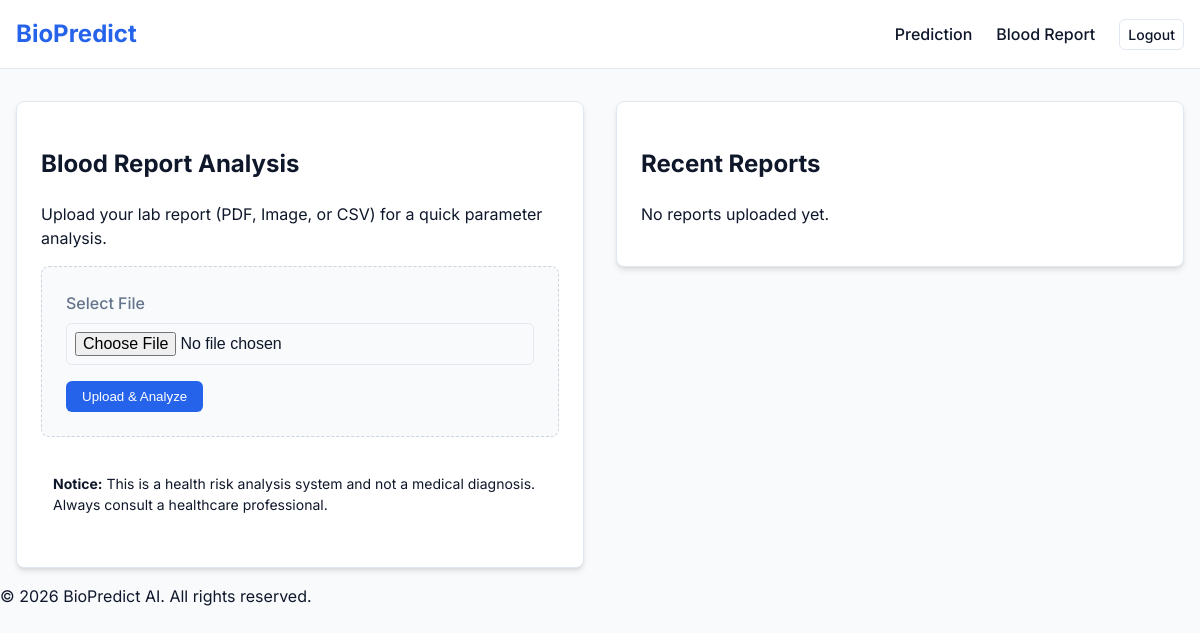
Before: /blood-report (signed in) with the older database file.
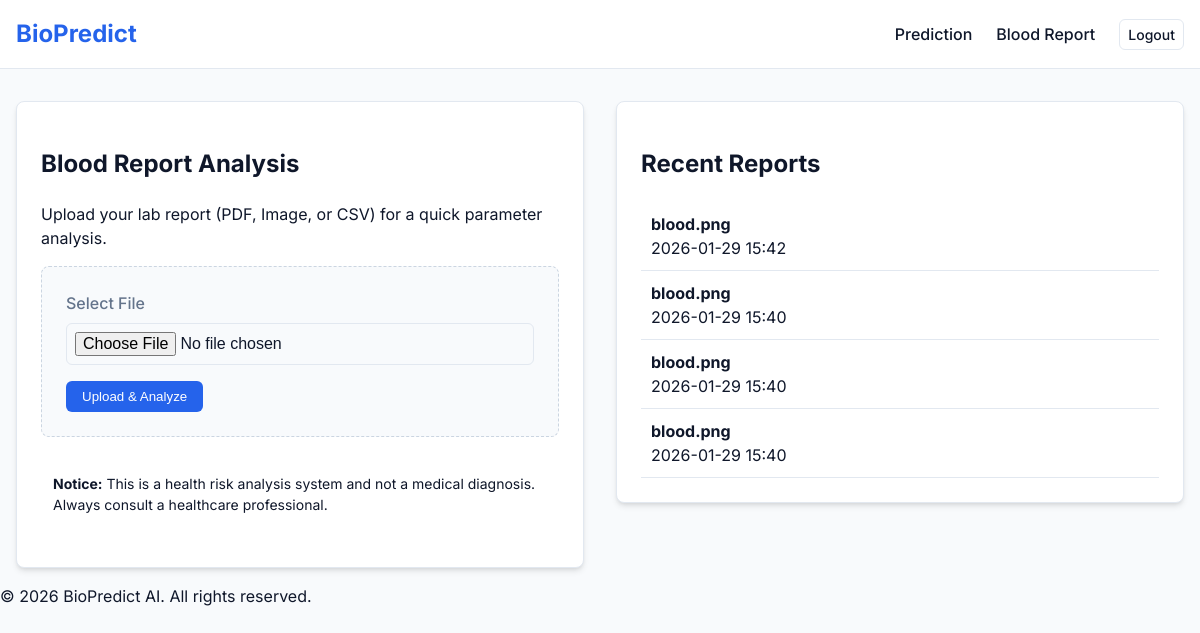
After: the same page with the newer database file.
### app.py (models this page shows, shortened)
class BloodReport(db.Model):
    id = db.Column(db.Integer, primary_key=True)
    user_id = db.Column(db.Integer, db.ForeignKey('user.id'), nullable=False)
    filename = db.Column(db.String(200), nullable=False)
    analysis_json = db.Column(db.Text, nullable=False) # Stores extracted values and risks
    created_at = db.Column(db.DateTime, default=datetime.utcnow)

### app.py (the view, shortened to what this page needs)
@app.route('/blood-report', methods=['GET', 'POST'])
def blood_report():
    if 'user_id' not in session:
        return redirect(url_for('login'))
    analysis = None
    reports = BloodReport.query.filter_by(user_id=session['user_id']).order_by(BloodReport.created_at.desc()).all()
    return render_template('blood_report.html', username=session['username'], analysis=analysis, reports=reports)

### templates/blood_report.html (shortened to what this page needs)
{% extends "base.html" %}
{% block content %}
<div class="dashboard-grid">
    <div class="card">
        <h2>Blood Report Analysis</h2>
        <p class="tertiary-text">Upload your lab report (PDF, Image, or CSV) for a quick parameter analysis.</p>
        <form method="POST" action="/blood-report" enctype="multipart/form-data" class="upload-form">
            <div class="form-group">
                <label for="report">Select File</label>
                <input type="file" id="report" name="report" accept=".pdf,.csv,.png,.jpg,.jpeg" required>
            </div>
            <button type="submit" class="btn btn-primary">Upload & Analyze</button>
        </form>
        <div class="alert info-alert" style="margin-top: 1.5rem;">
            <strong>Notice:</strong> This is a health risk analysis system and not a medical diagnosis. Always consult a healthcare professional.
        </div>
    </div>
    <div class="side-column">
        <div class="card">
            <h2>Recent Reports</h2>
            {% if reports %}
                <div class="report-list">
                    {% for report in reports %}
                    <div class="report-item">
                        <div class="report-meta">
                            <strong>{{ report.filename }}</strong>
                            <span class="tertiary-text">{{ report.created_at.strftime('%Y-%m-%d %H:%M') }}</span>
                        </div>
                    </div>
                    {% endfor %}
                </div>
            {% else %}
                <p class="empty-state">No reports uploaded yet.</p>
            {% endif %}
        </div>
    </div>
</div>
{% endblock %}

### templates/base.html (shortened to what this page needs)
<!DOCTYPE html>
<html lang="en">
<head>
    <link rel="stylesheet" href="{{ url_for('static', filename='css/style.css') }}">
</head>
<body>
    <nav class="navbar">
        <div class="container">
            <a href="/" class="logo">BioPredict</a>
            <div class="nav-links">
                {% if session.get('user_id') %}
                    <a href="/dashboard">Prediction</a>
                    <a href="/blood-report">Blood Report</a>
                    <a href="/logout" class="btn btn-outline btn-sm">Logout</a>
                {% else %}
                    <a href="/login">Login</a>
                    <a href="/register" class="btn btn-primary">Sign Up</a>
                {% endif %}
            </div>
        </div>
    </nav>
    <main class="container">
        {% block content %}{% endblock %}
    </main>
    <footer class="footer">
        <p>&copy; 2026 BioPredict AI. All rights reserved.</p>
    </footer>
</body>
</html>

### static/css/style.css (style rules this page uses)
:root { --primary: #2563eb; --primary-dark: #1d4ed8; --secondary: #64748b; --success: #22c55e; --danger: #ef4444; --background: #f8fafc; --surface: #ffffff; --text: #0f172a; --text-light: #64748b; --border: #e2e8f0; --shadow: 0 4px 6px -1px rgb(0 0 0 / 0.1), 0 2px 4px -2px rgb(0 0 0 / 0.1); }
body { font-family: 'Inter', sans-serif; background-color: var(--background); color: var(--text); margin: 0; line-height: 1.5; }
.container { max-width: 1200px; margin: 0 auto; padding: 0 1rem; }
.navbar { background: var(--surface); border-bottom: 1px solid var(--border); padding: 1rem 0; margin-bottom: 2rem; }
.navbar .container { display: flex; justify-content: space-between; align-items: center; }
.logo { font-weight: 700; font-size: 1.5rem; color: var(--primary); text-decoration: none; }
.nav-links { display: flex; gap: 1.5rem; align-items: center; }
.nav-links a { text-decoration: none; color: var(--text); font-weight: 500; }
.btn { display: inline-block; padding: 0.5rem 1rem; border-radius: 0.375rem; font-weight: 500; text-decoration: none; cursor: pointer; border: none; transition: background-color 0.2s; }
.btn-primary { background-color: var(--primary); color: white; }
.btn-outline { border: 1px solid var(--border); background: transparent; }
.btn-sm { padding: 0.25rem 0.5rem; font-size: 0.875rem; }
.form-group { margin-bottom: 1rem; }
label { display: block; margin-bottom: 0.5rem; font-weight: 500; color: var(--text-light); }
input { width: 100%; padding: 0.5rem; border: 1px solid var(--border); border-radius: 0.375rem; font-size: 1rem; box-sizing: border-box; }
.dashboard-grid { display: grid; grid-template-columns: 1fr 1fr; gap: 2rem; }
.card { background: var(--surface); padding: 1.5rem; border-radius: 0.5rem; box-shadow: var(--shadow); border: 1px solid var(--border); }
.alert { padding: 0.75rem; border-radius: 0.375rem; margin-bottom: 1rem; font-size: 0.875rem; }

### templates/blood_report.html (style rules this page uses)
.upload-form { background: #f8fafc; padding: 1.5rem; border-radius: 8px; border: 1px dashed #cbd5e1; }
.report-item { padding: 10px; border-bottom: 1px solid #e2e8f0; }
.report-meta { display: flex; flex-direction: column; }

Changed rows visible on the page:
added BloodReport: filename "blood.png", created_at "2026-01-29 15:42"
added BloodReport: filename "blood.png", created_at "2026-01-29 15:40"
added BloodReport: filename "blood.png", created_at "2026-01-29 15:40"
added BloodReport: filename "blood.png", created_at "2026-01-29 15:40"
Other visible differences:
text no longer shown: "No reports uploaded yet."
